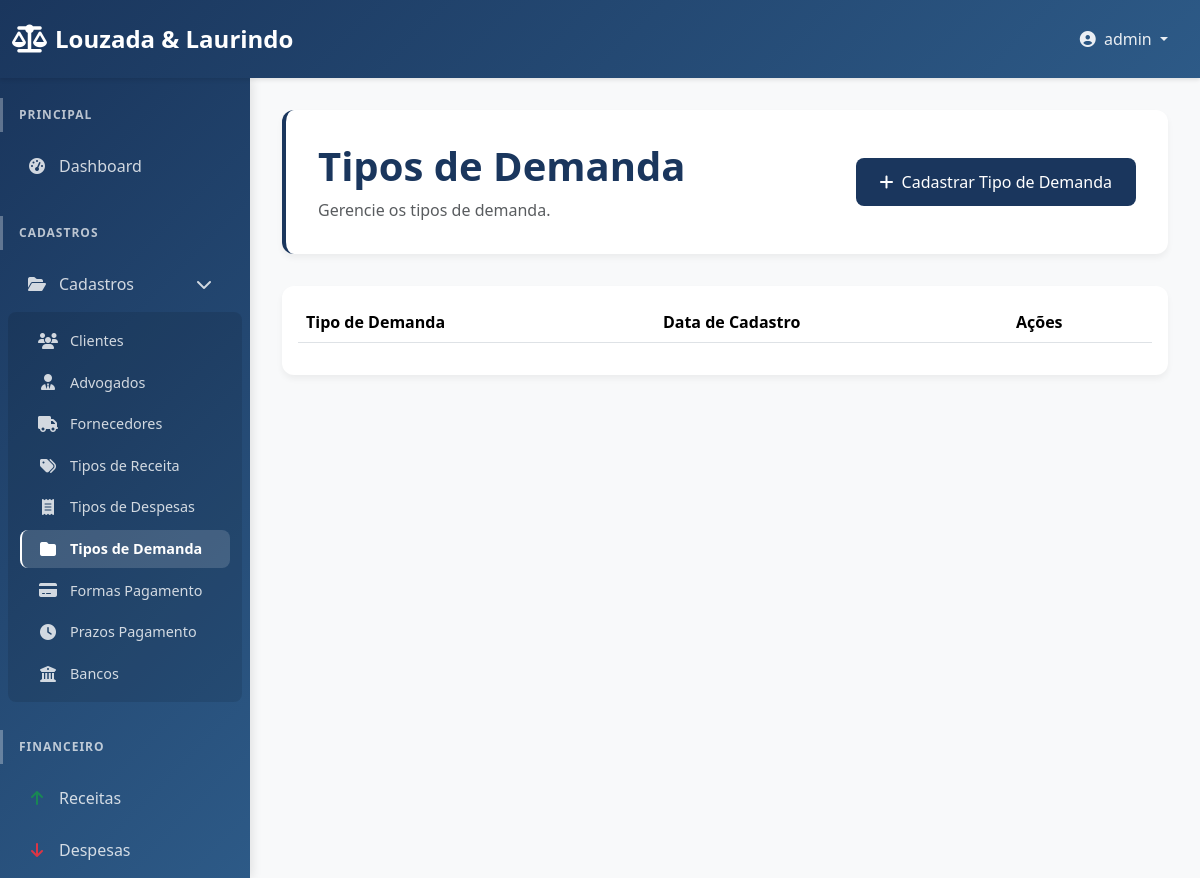
Page /dashboard/tipo-demanda/ (signed in) on the earlier database version.
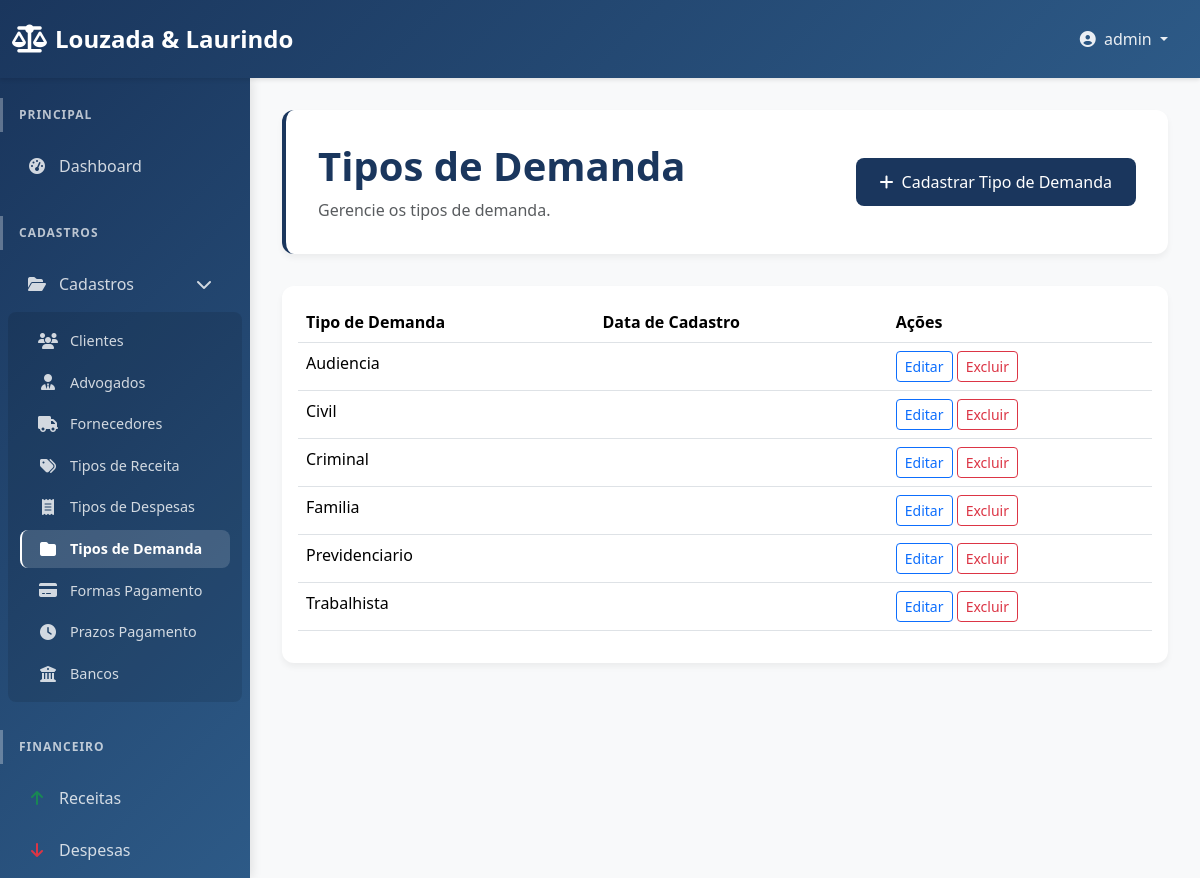
Same page on the later database version.
### dashboard/models.py (models this page shows, shortened)
class TipoDemanda(models.Model):
    nome = models.CharField(max_length=100, verbose_name="Nome")
    descricao = models.TextField(blank=True, null=True, verbose_name="Descrição")
    area_direito = models.CharField(max_length=100, blank=True, null=True, verbose_name="Área do Direito")
    class Meta:
        verbose_name = "Tipo de Demanda"
        verbose_name_plural = "Tipos de Demanda"

### dashboard/views.py (the view)
# urls.py: path('tipo-demanda/', views.tipo_demanda_list, name='tipo_demanda_list'),
@login_required
def tipo_demanda_list(request):
    tipos_demanda = TipoDemanda.objects.all().order_by('nome')
    return render(request, 'dashboard/tipo_demanda_list.html', {
        'tipos_demanda': tipos_demanda
    })

### dashboard/templates/dashboard/tipo_demanda_list.html (shortened to what this page needs)
{% extends 'dashboard/base.html' %}
{% block content %}
<div class="page-header">
    <div class="d-flex justify-content-between align-items-center">
        <div>
            <h1>Tipos de Demanda</h1>
            <p class="text-muted">Gerencie os tipos de demanda.</p>
        </div>
        <div>
            <a href="{% url 'dashboard:tipo_demanda_create' %}" class="btn btn-primary"><i class="fas fa-plus me-2"></i>Cadastrar Tipo de Demanda</a>
        </div>
    </div>
</div>
<div class="card">
    <div class="card-body">
        <table class="table table-hover">
            <thead>
                <tr>
                    <th>Tipo de Demanda</th>
                    <th>Data de Cadastro</th>
                    <th>Ações</th>
                </tr>
            </thead>
            <tbody>
                {% for tipo_demanda in tipos_demanda %}
                <tr>
                    <td>{{ tipo_demanda.nome }}</td>
                    <td>{{ tipo_demanda.data_cadastro|date:"d/m/Y" }}</td>
                    <td>
                        <a href="{% url 'dashboard:tipo_demanda_update' tipo_demanda.pk %}" class="btn btn-sm btn-outline-primary">Editar</a>
                        <a href="{% url 'dashboard:tipo_demanda_delete' tipo_demanda.pk %}" class="btn btn-sm btn-outline-danger">Excluir</a>
                    </td>
                </tr>
                {% endfor %}
            </tbody>
        </table>
    </div>
</div>
{% endblock %}

Differences in the rows shown:
added TipoDemanda: nome "Audiencia"
added TipoDemanda: nome "Civil"
added TipoDemanda: nome "Criminal"
added TipoDemanda: nome "Familia"
added TipoDemanda: nome "Previdenciario"
added TipoDemanda: nome "Trabalhista"
